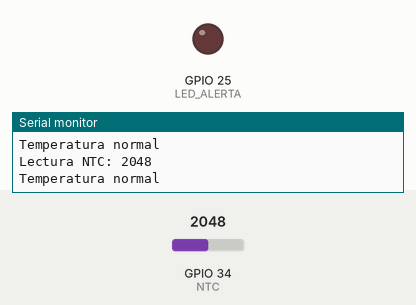
The sketch below on a simulated ESP32. On the bench: output pins drawn as LEDs (lit = HIGH), the last lines printed to the serial monitor. Inputs (shaded band) come from the test bench; at power-on: GPIO 34 (NTC) = 2048.

Above: at 1.3 s.
1.4 s: GPIO 34 (NTC) set to 1931
At 1.9 s:
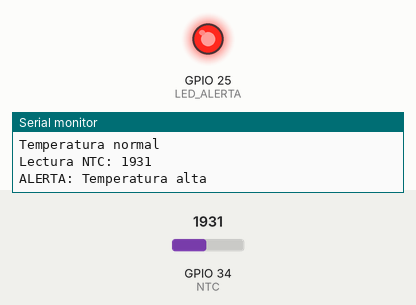
3.0 s: GPIO 34 (NTC) set to 2040
At 4.2 s:
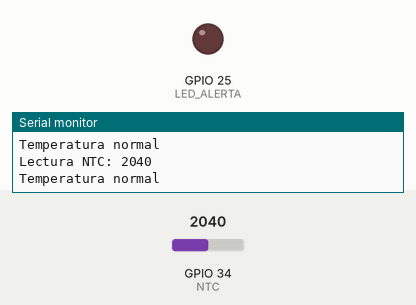
4.5 s: GPIO 34 (NTC) set to 1960
At 5.4 s:
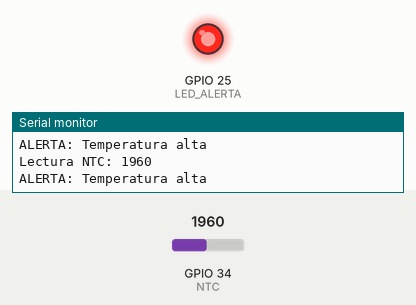
Timing chart, 0 to 7.5 s (numbered marks = the images above; inputs shaded):
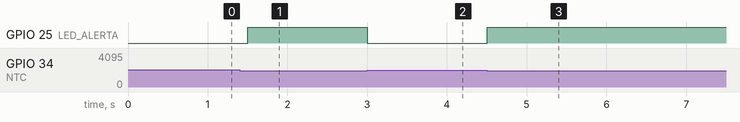

The sketch:

sketch.ino
```cpp
// ==========================================
// MONITOREO TÉRMICO CON SENSOR NTC
// ==========================================


// ==========================================
// CONFIGURACIÓN DE PINES
// ==========================================

const int NTC = 34;
const int LED_ALERTA = 25;


// ==========================================
// UMBRAL DE ALERTA
// ==========================================

// Si la lectura del NTC es inferior a este valor,se encenderá el LED.

const int UMBRAL = 2000;


// ==========================================
// CONFIGURACIÓN INICIAL
// ==========================================

void setup() {

  // Configuramos el LED como salida
  pinMode(LED_ALERTA, OUTPUT);

  // Iniciamos la comunicación con el Monitor Serie
  Serial.begin(115200);

}


// ==========================================
// PROGRAMA PRINCIPAL
// ==========================================

void loop() {

  // ----------------------------------------
  // 1. LEER EL SENSOR NTC
  // ----------------------------------------

  int lecturaNTC = analogRead(NTC);


  // ----------------------------------------
  // 2. MOSTRAR LA LECTURA
  // ----------------------------------------

  Serial.print("Lectura NTC: ");
  Serial.println(lecturaNTC);


  // ----------------------------------------
  // 3. COMPROBAR EL UMBRAL
  // ----------------------------------------

  if (lecturaNTC < UMBRAL) {

    // La lectura esta fuera del límite
    // Encendemos la alerta

    digitalWrite(LED_ALERTA, HIGH);

    Serial.println("ALERTA: Temperatura alta");

  }

  else {

    // La lectura está dentro del límite
    // Apagamos la alerta

    digitalWrite(LED_ALERTA, LOW);

    Serial.println("Temperatura normal");

  }


  // Esperamos un momento antes de realizar una nueva lectura

  delay(500);
}
```

Measured:
- the behaviour switches between 2000 and 1999 on GPIO 34 (NTC) (found by bisection; images 0 and 1)
- after the input at 1.4 s, GPIO 25 (LED_ALERTA): LOW → HIGH after 0.10 s
- after the input at 3.0 s, GPIO 25 (LED_ALERTA): HIGH → LOW at once
- after the input at 4.5 s, GPIO 25 (LED_ALERTA): LOW → HIGH at once
